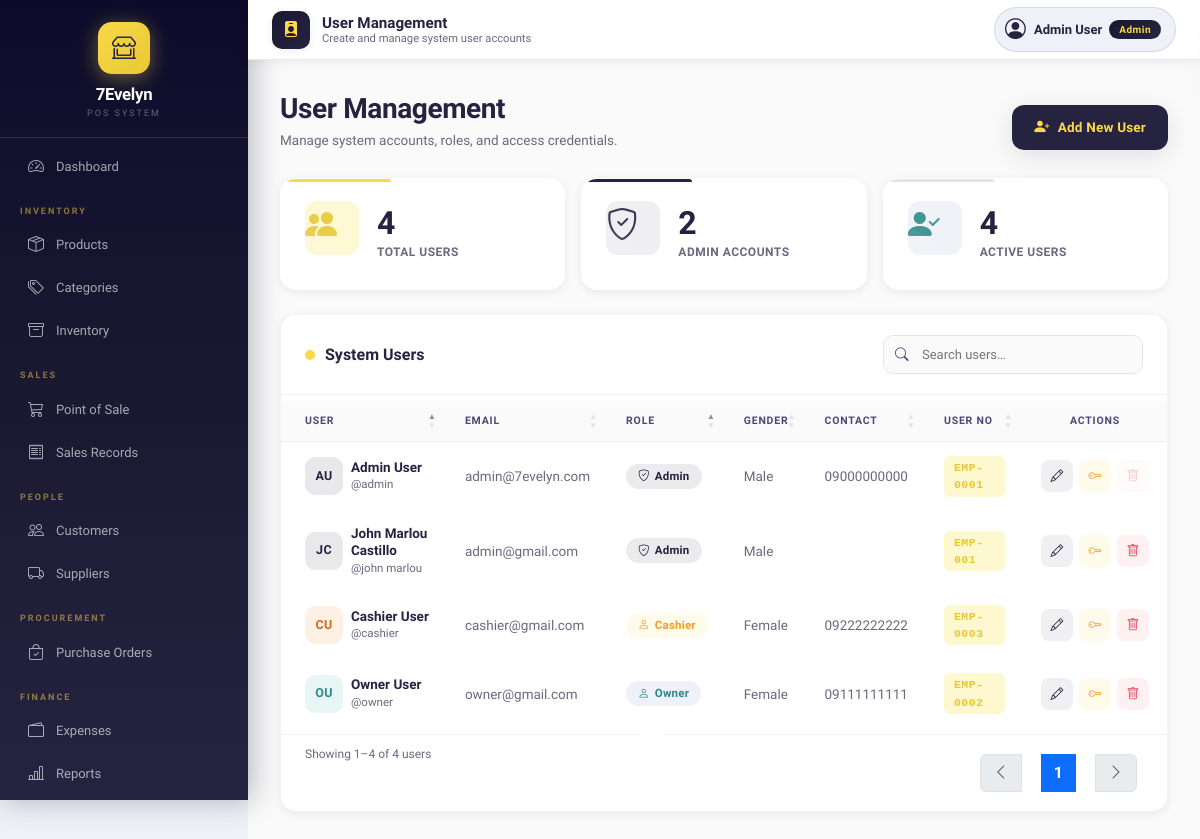
The page /frontend/user.php (signed in) on the database its author committed.
### tables this page shows
CREATE TABLE `users` (
  `userID` int(11) NOT NULL,
  `roleID` int(11) NOT NULL,
  `userNo` varchar(20) NOT NULL,
  `email` varchar(80) NOT NULL,
  `password` varchar(128) NOT NULL,
  `givenName` varchar(50) NOT NULL,
  `midName` varchar(50) DEFAULT NULL,
  `surName` varchar(50) NOT NULL,
  `extName` varchar(10) DEFAULT NULL,
  `gender` enum('Male','Female','Other') NOT NULL,
  `birthdate` date NOT NULL,
  `civilStatus` enum('Single','Married','Widowed','Separated') NOT NULL,
  `contactNo` varchar(20) NOT NULL,
  `profile_image` varchar(255) DEFAULT NULL,
  `dateCreated` timestamp NOT NULL DEFAULT current_timestamp(),
  `dateDeleted` date DEFAULT NULL
);

CREATE TABLE `role` (
  `roleID` int(11) NOT NULL,
  `roleName` varchar(50) NOT NULL,
  `roleDesc` varchar(255) NOT NULL,
  `dateCreated` timestamp NOT NULL DEFAULT current_timestamp(),
  `dateDeleted` date DEFAULT NULL
);

### frontend/user.php (the view, shortened to what this page needs)
<?php
require_once '../backend/database.php';
$users = $conn->query(
    "SELECT u.*, r.roleName FROM users u
     JOIN role r ON u.roleID = r.roleID
     WHERE u.dateDeleted IS NULL
     ORDER BY r.roleName, u.surName"
);
$userRows = $users->fetch_all(MYSQLI_ASSOC);
$totalUsers  = count($userRows);
$adminCount  = count(array_filter($userRows, fn($u) => $u['roleName'] === 'Admin'));
$activeCount = $totalUsers;
?>
<?php include 'header.php'; ?>
<?php include 'nav.php'; ?>
<?php
include 'topbar.php';
?>
<div class="page-body">
<div class="um-wrapper">
    <div class="um-page-header">
        <div>
            <h1>User Management</h1>
            <p>Manage system accounts, roles, and access credentials.</p>
        </div>
        <button class="btn-add-user" data-bs-toggle="modal" data-bs-target="#addUserModal">
            <i class="bi bi-person-plus-fill"></i> Add New User
        </button>
    </div>
    <div class="stat-strip">
        <div class="stat-card gold">
            <div class="stat-icon gold"><i class="bi bi-people-fill"></i></div>
            <div>
                <div class="stat-value"><?= $totalUsers ?></div>
                <div class="stat-label">Total Users</div>
            </div>
        </div>
        <div class="stat-card navy">
            <div class="stat-icon navy"><i class="bi bi-shield-check"></i></div>
            <div>
                <div class="stat-value"><?= $adminCount ?></div>
                <div class="stat-label">Admin Accounts</div>
            </div>
        </div>
        <div class="stat-card frost">
            <div class="stat-icon frost"><i class="bi bi-person-check-fill"></i></div>
            <div>
                <div class="stat-value"><?= $activeCount ?></div>
                <div class="stat-label">Active Users</div>
            </div>
        </div>
    </div>
    <div class="table-card">
        <div class="table-card-header">
            <h5 class="table-card-title">
                <span class="title-dot"></span>
                System Users
            </h5>
            <div class="table-card-tools">
                <div class="um-search">
                    <i class="bi bi-search"></i>
                    <input type="text" id="liveSearch" placeholder="Search users…" autocomplete="off">
                </div>
            </div>
        </div>
        <div class="table-responsive">
            <table id="userTable" style="width:100%;">
                <thead>
                    <tr>
                        <th>User</th>
                        <th>Email</th>
                        <th>Role</th>
                        <th>Gender</th>
                        <th>Contact</th>
                        <th>User No</th>
                        <th style="text-align:center;">Actions</th>
                    </tr>
                </thead>
                <tbody>
                <?php if (empty($userRows)): ?>
                <tr><td colspan="7">
                    <div class="empty-state">
                        <i class="bi bi-person-x"></i>
                        <p>No users found. Add your first user to get started.</p>
                    </div>
                </td></tr>
                <?php else: ?>
                <?php foreach ($userRows as $u):
                    $fullName = trim("{$u['givenName']} {$u['midName']} {$u['surName']} {$u['extName']}");
                    $initials = strtoupper(substr($u['givenName'],0,1) . substr($u['surName'],0,1));
                    $chipClass = match($u['roleName']) {
                        'Admin'   => 'admin',
                        'Cashier' => 'cashier',
                        default   => 'other',
                    };
                    $avStyles = [
                        'Admin'   => 'background:rgba(38,35,65,.1);color:#262341;',
                        'Cashier' => 'background:#FEF0E3;color:#d4691a;',
                    ];
                    $avStyle = $avStyles[$u['roleName']] ?? 'background:#E7F5F5;color:#2D8A8A;';
                ?>
                <tr>
                    <td>
                        <div class="d-flex align-items-center gap-2" style="gap:12px;">
                            <div class="user-avatar" style="<?= $avStyle ?>">
                                <?= htmlspecialchars($initials) ?>
                            </div>
                            <div>
                                <div class="user-name"><?= htmlspecialchars($fullName) ?></div>
                                <div class="user-handle">@<?= htmlspecialchars($u['userName'] ?? strtolower($u['givenName'])) ?></div>
                            </div>
                        </div>
                    </td>
                    <td style="color:var(--text-muted);"><?= htmlspecialchars($u['email']) ?></td>
                    <td>
                        <span class="role-chip <?= $chipClass ?>">
                            <i class="bi bi-<?= $u['roleName']==='Admin' ? 'shield-check' : 'person' ?>"></i>
                            <?= htmlspecialchars($u['roleName']) ?>
                        </span>
                    </td>
                    <td style="color:var(--text-muted);"><?= htmlspecialchars($u['gender'] ?? '—') ?></td>
                    <td style="color:var(--text-muted);"><?= htmlspecialchars($u['contactNo'] ?? '—') ?></td>
                    <td>
                        <span class="userno-badge"><?= htmlspecialchars($u['userNo'] ?? '—') ?></span>
                    </td>
                    <td>
                        <div class="action-group">
                            <button class="btn-action edit" title="Edit user"
                                    data-bs-toggle="modal" data-bs-target="#editUserModal<?= $u['userID'] ?>">
                                <i class="bi bi-pencil"></i>
                            </button>
                            <button class="btn-action key" title="Change password"
                                    data-bs-toggle="modal" data-bs-target="#pwModal<?= $u['userID'] ?>">
                                <i class="bi bi-key"></i>
                            </button>
                            <?php if ($u['userID'] != $_SESSION['userID']): ?>
                            <button class="btn-action del" title="Delete user"
                                    data-bs-toggle="modal" data-bs-target="#deleteUserModal<?= $u['userID'] ?>">
                                <i class="bi bi-trash"></i>
                            </button>
                            <?php else: ?>
                            <button class="btn-action del" disabled title="Cannot delete your own account">
                                <i class="bi bi-trash"></i>
                            </button>
                            <?php endif; ?>
                        </div>
                    </td>
                </tr>
                <?php endforeach; ?>
                <?php endif; ?>
                </tbody>
            </table>
        </div>
    </div>
</div>
</div>
</div></div>
</body>
</html>

### frontend/assets/smpos.css (style rules this page uses)
:root { --c-gold: #F9D94A; --c-gold-dark: #E8C832; --c-gold-dim: #f0c830; --c-gold-soft: #fef8d0; --c-gold-glow: rgba(249,217,74,0.35); --c-navy: #262341; --c-navy-deep: #1a1830; --c-navy-mid: #332f5a; --c-navy-light: #4a4778; --c-navy-10: rgba(38,35,65,0.08); --c-navy-20: rgba(38,35,65,0.15); --c-ice: #E7F5F5; --c-ice-dark: #cde8e8; --c-white: #ffffff; --c-success: #22c87a; --c-success-bg: #f0fdf4; --c-success-bdr: #c6f6d5; --c-danger: #e8435a; --c-danger-bg: #fff0f2; --c-danger-bdr: #fecdd3; --c-warning: #f59c2a; --c-warning-bg: #fffbeb; --c-warning-bdr: #fed7aa; --c-info: #3b82f6; --c-info-bg: #eff6ff; --c-info-bdr: #bfdbfe; --t-main: #1a1830; --t-mid: #4a4669; --t-muted: #6b6880; --t-light: #a09cb8; --s-bg: #EEF1F7; --s-card: #ffffff; --s-border: #e5e2f0; --s-border-dark: #cde8e8; --font-ui: 'Plus Jakarta Sans', system-ui, sans-serif; --font-mono: 'JetBrains Mono', 'Courier New', monospace; --r-xs: 6px; --r-sm: 8px; --r-md: 12px; --r-lg: 16px; --r-xl: 20px; --r-2xl: 28px; --sh-xs: 0 1px 4px rgba(38,35,65,0.06); --sh-sm: 0 2px 8px rgba(38,35,65,0.08); --sh-md: 0 6px 24px rgba(38,35,65,0.12); --sh-lg: 0 16px 48px rgba(38,35,65,0.16); --sh-gold: 0 4px 16px rgba(249,217,74,0.4); --g-navy: linear-gradient(135deg, #1a1830 0%, #262341 60%, #332f5a 100%); --g-gold: linear-gradient(135deg, #F9D94A 0%, #E8C832 100%); --g-teal: linear-gradient(135deg, #0EA5A0 0%, #0D8F8A 100%); --g-violet: linear-gradient(135deg, #6C63FF 0%, #4A43D9 100%); --g-danger: linear-gradient(135deg, #f43f5e 0%, #e11d48 100%); --g-success: linear-gradient(135deg, #10b981 0%, #059669 100%); --g-warning: linear-gradient(135deg, #f59e0b 0%, #d97706 100%); --sidebar-w: 248px; --topbar-h: 60px; --trans: all 0.2s cubic-bezier(0.4,0,0.2,1); }
*, *::before, *::after { box-sizing: border-box; }
body { font-family: var(--font-ui); background: var(--s-bg); color: var(--t-main); font-size: 14px; line-height: 1.5; margin: 0; }

### rows shown on the page
users: initials "JC", fullName "John Marlou Castillo", givenName "john marlou", email "admin@gmail.com", roleID.roleName "Admin", gender "Male", userNo "EMP-001"
users: initials "AU", fullName "Admin User", givenName "admin", email "admin@7evelyn.com", roleID.roleName "Admin", gender "Male", contactNo "09000000000", userNo "EMP-0001"
users: initials "CU", fullName "Cashier User", givenName "cashier", email "cashier@gmail.com", roleID.roleName "Cashier", gender "Female", contactNo "09222222222", userNo "EMP-0003"
users: initials "OU", fullName "Owner User", givenName "owner", email "owner@gmail.com", roleID.roleName "Owner", gender "Female", contactNo "09111111111", userNo "EMP-0002"

### other values the page prints
$topbarTitle "User Management"
$topbarSub "Create and manage system user accounts"
$_SESSION['userName'] "Admin User"
$_SESSION['roleName'] "Admin"
$totalUsers "4"
$adminCount "2"
$activeCount "4"
